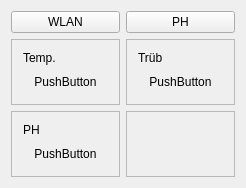
<?xml version="1.0" encoding="UTF-8"?>
<ui version="4.0">
 <class>MainWindow</class>
 <widget class="QMainWindow" name="MainWindow">
  <property name="geometry">
   <rect>
    <x>0</x>
    <y>0</y>
    <width>246</width>
    <height>157</height>
   </rect>
  </property>
  <property name="windowTitle">
   <string>MainWindow</string>
  </property>
  <widget class="QWidget" name="centralWidget">
   <layout class="QGridLayout" name="gridLayout">
    <item row="0" column="1">
     <widget class="QPushButton" name="pushButtonCalibratePH">
      <property name="sizePolicy">
       <sizepolicy hsizetype="Expanding" vsizetype="Expanding">
        <horstretch>0</horstretch>
        <verstretch>0</verstretch>
       </sizepolicy>
      </property>
      <property name="text">
       <string>PH</string>
      </property>
      <property name="flat">
       <bool>false</bool>
      </property>
     </widget>
    </item>
    <item row="1" column="1">
     <widget class="QFrame" name="frame">
      <property name="sizePolicy">
       <sizepolicy hsizetype="Expanding" vsizetype="Expanding">
        <horstretch>0</horstretch>
        <verstretch>0</verstretch>
       </sizepolicy>
      </property>
      <property name="frameShape">
       <enum>QFrame::StyledPanel</enum>
      </property>
      <property name="frameShadow">
       <enum>QFrame::Raised</enum>
      </property>
      <layout class="QGridLayout" name="gridLayout_2">
       <item row="1" column="0">
        <widget class="QPushButton" name="pushButtonTrueb">
         <property name="sizePolicy">
          <sizepolicy hsizetype="Expanding" vsizetype="Expanding">
           <horstretch>0</horstretch>
           <verstretch>0</verstretch>
          </sizepolicy>
         </property>
         <property name="text">
          <string>PushButton</string>
         </property>
         <property name="flat">
          <bool>true</bool>
         </property>
        </widget>
       </item>
       <item row="0" column="0">
        <widget class="QLabel" name="label_2">
         <property name="text">
          <string>Trüb</string>
         </property>
        </widget>
       </item>
      </layout>
     </widget>
    </item>
    <item row="0" column="0">
     <widget class="QPushButton" name="pushButtonWLAN">
      <property name="sizePolicy">
       <sizepolicy hsizetype="Expanding" vsizetype="Expanding">
        <horstretch>0</horstretch>
        <verstretch>0</verstretch>
       </sizepolicy>
      </property>
      <property name="text">
       <string>WLAN</string>
      </property>
      <property name="flat">
       <bool>false</bool>
      </property>
     </widget>
    </item>
    <item row="2" column="0">
     <widget class="QFrame" name="frame_2">
      <property name="sizePolicy">
       <sizepolicy hsizetype="Expanding" vsizetype="Expanding">
        <horstretch>0</horstretch>
        <verstretch>0</verstretch>
       </sizepolicy>
      </property>
      <property name="frameShape">
       <enum>QFrame::StyledPanel</enum>
      </property>
      <property name="frameShadow">
       <enum>QFrame::Raised</enum>
      </property>
      <layout class="QGridLayout" name="gridLayout_3">
       <item row="1" column="0">
        <widget class="QPushButton" name="pushButtonPH">
         <property name="sizePolicy">
          <sizepolicy hsizetype="Expanding" vsizetype="Expanding">
           <horstretch>0</horstretch>
           <verstretch>0</verstretch>
          </sizepolicy>
         </property>
         <property name="text">
          <string>PushButton</string>
         </property>
         <property name="flat">
          <bool>true</bool>
         </property>
        </widget>
       </item>
       <item row="0" column="0">
        <widget class="QLabel" name="label_3">
         <property name="text">
          <string>PH</string>
         </property>
        </widget>
       </item>
      </layout>
     </widget>
    </item>
    <item row="2" column="1">
     <widget class="QFrame" name="frame_3">
      <property name="frameShape">
       <enum>QFrame::StyledPanel</enum>
      </property>
      <property name="frameShadow">
       <enum>QFrame::Raised</enum>
      </property>
      <layout class="QGridLayout" name="gridLayout_4">
       <item row="0" column="0">
        <layout class="QGridLayout" name="gridLayout_6"/>
       </item>
      </layout>
     </widget>
    </item>
    <item row="1" column="0">
     <widget class="QFrame" name="frame_4">
      <property name="sizePolicy">
       <sizepolicy hsizetype="Expanding" vsizetype="Expanding">
        <horstretch>0</horstretch>
        <verstretch>0</verstretch>
       </sizepolicy>
      </property>
      <property name="frameShape">
       <enum>QFrame::StyledPanel</enum>
      </property>
      <property name="frameShadow">
       <enum>QFrame::Raised</enum>
      </property>
      <layout class="QGridLayout" name="gridLayout_5">
       <item row="1" column="0">
        <widget class="QPushButton" name="pushButtonTemp">
         <property name="sizePolicy">
          <sizepolicy hsizetype="Expanding" vsizetype="Expanding">
           <horstretch>0</horstretch>
           <verstretch>0</verstretch>
          </sizepolicy>
         </property>
         <property name="text">
          <string>PushButton</string>
         </property>
         <property name="flat">
          <bool>true</bool>
         </property>
        </widget>
       </item>
       <item row="0" column="0">
        <widget class="QLabel" name="label">
         <property name="text">
          <string>Temp.</string>
         </property>
        </widget>
       </item>
      </layout>
     </widget>
    </item>
   </layout>
  </widget>
 </widget>
 <layoutdefault spacing="6" margin="11"/>
 <resources/>
 <connections/>
</ui>
